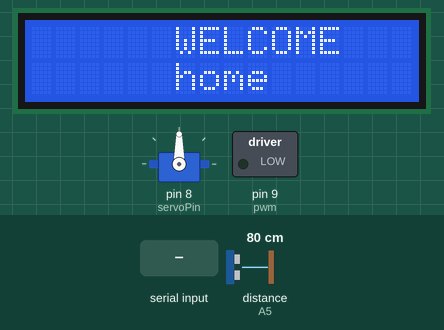
This sketch was run on a simulated Arduino Uno, built with avr-gcc and run on an emulated ATmega328P. Parts: servo, 16×2 character LCD, switched loads named in the sketch (green lamp = pin HIGH). The test bench sets the inputs (shaded band); at power-on: distance to the obstacle (sensor on A5) 80 cm. The echo pulse lasts 58.3 µs per cm; pins used as bus, display or sensor lines are not drawn; what the sketch prints to the serial monitor is not drawn.

Above: at 4.2 s.
4.3 s: "D\n" received over Serial
At 5.1 s:
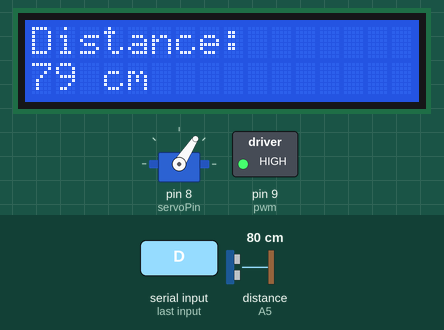
5.8 s: "F\n" received over Serial
At 8.6 s:
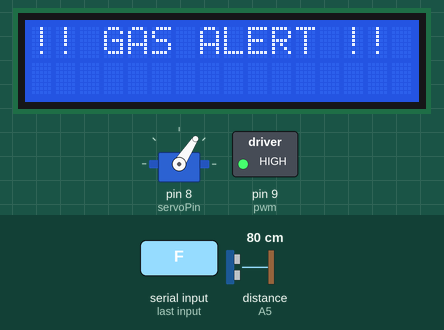
8.8 s: "G\n" received over Serial
At 10.6 s:
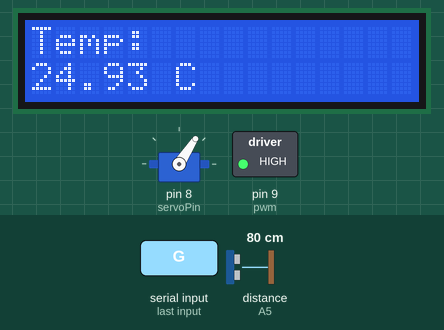
11.3 s: "C\n" received over Serial
At 12.3 s:
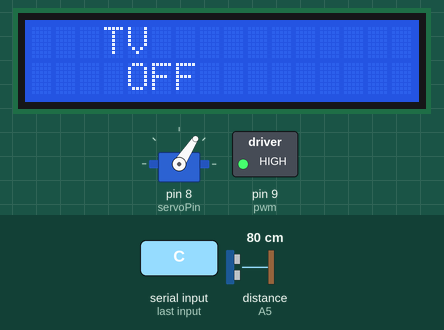
14.3 s: "B\n" received over Serial
At 14.9 s:
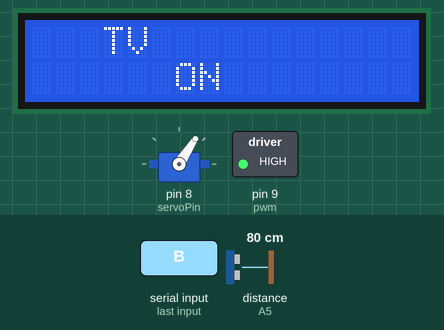
15.8 s: "E\n" received over Serial
At 17.6 s:
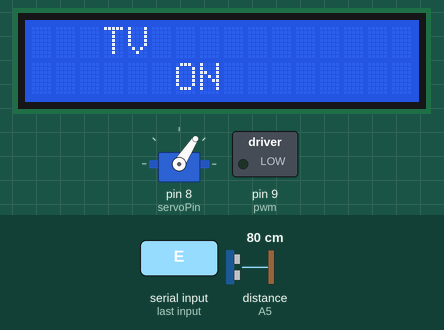
Timing chart, 0 to 18.8 s (numbered marks = the images above; inputs shaded):
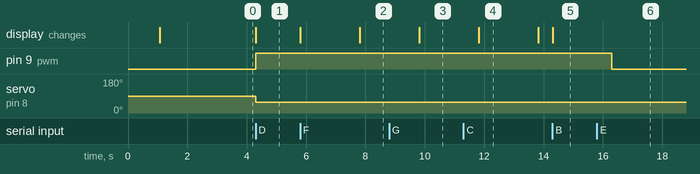

Measured:
- after the input at 4.3 s, pin 9 (pwm): LOW → HIGH at once; servo on pin 8 (servoPin): 90° → 57° at once; the display: changes at once (image 1)
- after the input at 5.8 s, the display: first changes at once (image 2 shows a later state)
- after the input at 8.8 s, the display: changes after 1.0 s (image 3)
- after the input at 11.3 s, the display: changes after 0.52 s (image 4)
- after the input at 14.3 s, the display: changes at once (image 5)
- after the input at 15.8 s, pin 9 (pwm): HIGH → LOW after 0.51 s
- what the display in image 4 shows lasts 2.0 s, from 11.8 s to 13.8 s

The sketch:

ARDUINO_microcontroller.ino
```cpp
#include <LiquidCrystal.h>
#include "Servo.h"
LiquidCrystal lcd( 2 , 3 , 4  , 5 , 6 , 7 ) ;
#define pwm 9
void device_controller();
Servo myServo;

boolean fire=false;
boolean smoke=false;
boolean ldr=false;
int err=0;
int m=0;
int angle;

const int trigPin =A2;      // trig pin of HC-SR04
const int echoPin = A5;     // Echo pin of HC-SR04
const int servoPin = 8;
int sensorPin = A0; //for temperature sensor
int gasPin = A1;//for smoke sensor
//int sensorPin3 = A4
int tempsensor = A4 ;//for dc MOTOR
int sensorPin1_val = 0;
int sensorPin2_val = 0;
int sensorPin3_val = 0;
//int buzzer = 13;
int R_led = 10;
int G_led = 13;
int B_led = 12;
int Y_led = 11;
int dc2=A0;
int dc7=A3; // digital pin 14
//int dc1=13;
int read_value1; // variable for reading the sensorpin status
int read_value2;
int read_value3;
bool alreadySent = false;
long duration, distance;


void setup() {
  Serial.begin(9600);
  //pinMode(dc1, OUTPUT);
  pinMode(dc2, OUTPUT);
  pinMode(dc7, OUTPUT);
  delay(1000);
  pinMode(trigPin, OUTPUT);
  pinMode(echoPin, INPUT);
  myServo.attach(servoPin);
  myServo.write(90);
  pinMode(pwm, OUTPUT);
  digitalWrite(pwm, LOW);
  lcd.begin(16, 2);
  lcd.clear() ;
  lcd.setCursor ( 0,0 ) ;
  lcd.print("      WELCOME");
  lcd.setCursor ( 0,1 ) ;
  lcd.print("      home ");
  delay ( 2000 ) ;

    }


void loop() {

 if (Serial.available()) {
    String command = Serial.readStringUntil('\n');
    command.trim();
    int len = command.length() + 1; // +1 for the null terminator
    char charArray[len];
    command.toCharArray(charArray, len);
    for (char c : charArray){
    m = device_controller(c);
    if (m == -1)
    err=1;
    }
    if(err==0)
      Serial.println("2");
    else {
      Serial.println("4");
      err=0;
    }
}

}
int device_controller(char device)
{
    switch(device)
    {
      case 'B':
      // turn on tv
        {lcd.clear() ;
        lcd.setCursor ( 0,0 ) ;
        lcd.print("   TV");
        lcd.setCursor ( 0,1 ) ;
        lcd.print("      ON ");
        delay ( 2000 ) ;
        break;}
      case 'C':
      // turn off tv
      {lcd.clear() ;
        lcd.setCursor ( 0,0 ) ;
        lcd.print("   TV");
        lcd.setCursor ( 0,1 ) ;
        lcd.print("    OFF ");
        delay ( 2000 ) ;
        lcd.clear() ;
        break;}
      case 'D': // FAN ON with ULTRASONIC + SERVO
      {
        //ULTRASONIC
        digitalWrite(trigPin, LOW);
        delayMicroseconds(2);
        digitalWrite(trigPin, HIGH);
        delayMicroseconds(10);
        digitalWrite(trigPin, LOW);

        // SERVO MOTOR
        duration = pulseIn(echoPin, HIGH);
        distance = duration * 0.034 / 2;
        // WRITING ON LCD
        lcd.clear() ;
        lcd.setCursor ( 0,0 ) ;
        lcd.print("Distance: ");
        lcd.setCursor ( 0,1 ) ;
        lcd.print(distance);
        lcd.println(" cm");

         if (distance >= 5 && distance <= 100) {
        angle = map(distance, 5, 100, 150, 30);
        myServo.write(angle);
        }
        //FAN
        digitalWrite(pwm, HIGH);
        break;
      }
      case 'E':
      //turn fan off
      {
        digitalWrite(pwm,LOW);
        break;
      }
        case 'F': // Read and display Gas sensor (MQ-9)
      {
        int gasValue = analogRead(gasPin);
        lcd.clear();
        lcd.setCursor(0, 0);
        lcd.print("Gas Level:");
        lcd.setCursor(0, 1);
        lcd.print(gasValue);
        delay(2000);

        if (gasValue > 400) {
          Serial.println("GAS_DETECTED");
   //       digitalWrite(buzzer, HIGH);
          lcd.clear();
          lcd.print("!! GAS ALERT !!");
          delay(2000);
        }
        break;
      }
      case 'G': // Read and display temperature (LM35)
      {
        int analogValue = analogRead(tempsensor);
        float voltage = analogValue * (5.0 / 1023.0);
        float temperatureC = voltage * 100.0;
        Serial.print("TEMP:");
        Serial.println(temperatureC);
        lcd.clear();
        lcd.setCursor(0, 0);
        lcd.print("Temp:");
        lcd.setCursor(0, 1);
        lcd.print(temperatureC);
        lcd.print(" C");
        delay(2000);
        break;
      }
      case 'H': //start dc motor
      {
        // Move motor forward
        digitalWrite(dc2, HIGH);
        digitalWrite(dc7, LOW);
        //analogWrite(dc1, 150);  // Speed (0-255)
        delay(2000);

        // Stop motor
        digitalWrite(dc2, LOW);
        digitalWrite(dc7, LOW);
        delay(1000);

        // Move motor backward
        digitalWrite(dc2, LOW);
        digitalWrite(dc7, HIGH);
        //analogWrite(dc1, 150);  // Speed (0-255)
        delay(2000);
        break;
      }
      case 'I': //stop dc motor
      {
        // Stop motor
        digitalWrite(dc2, LOW);
        digitalWrite(dc7, LOW);
        delay(1000);
        break;
      }
      case 'J': //turn room1 light oN
      {
        digitalWrite(B_led, LOW);
        delay(1000);
        break;
      }
      case 'K': //turn room1 light oFF
      {
        digitalWrite(B_led, LOW);
        delay(1000);
        break;
      }
      case 'L': //turn room2 light oN
      {
        digitalWrite(Y_led, HIGH);
        delay(1000);
        break;
      }
      case 'M': //turn room2 light oFF
      {
        digitalWrite(Y_led, LOW);
        delay(1000);
        break;
      }
      case 'N': //turn kitchen light oN
      {
        digitalWrite(G_led, HIGH);
        delay(1000);
        break;
      }
      case 'O': //turn kitchen light oFF
      {
        digitalWrite(G_led, LOW);
        delay(1000);
        break;
      }
      case 'P': //turn bathroom light oN
      {
        digitalWrite(R_led, HIGH);
        delay(1000);
        break;
      }
      case 'Q': //turn bathroom light oFF
      {
        digitalWrite(R_led, LOW);
        delay(1000);
        break;
      }
      default:
      {
          return -1;
      }
    }
}
```
